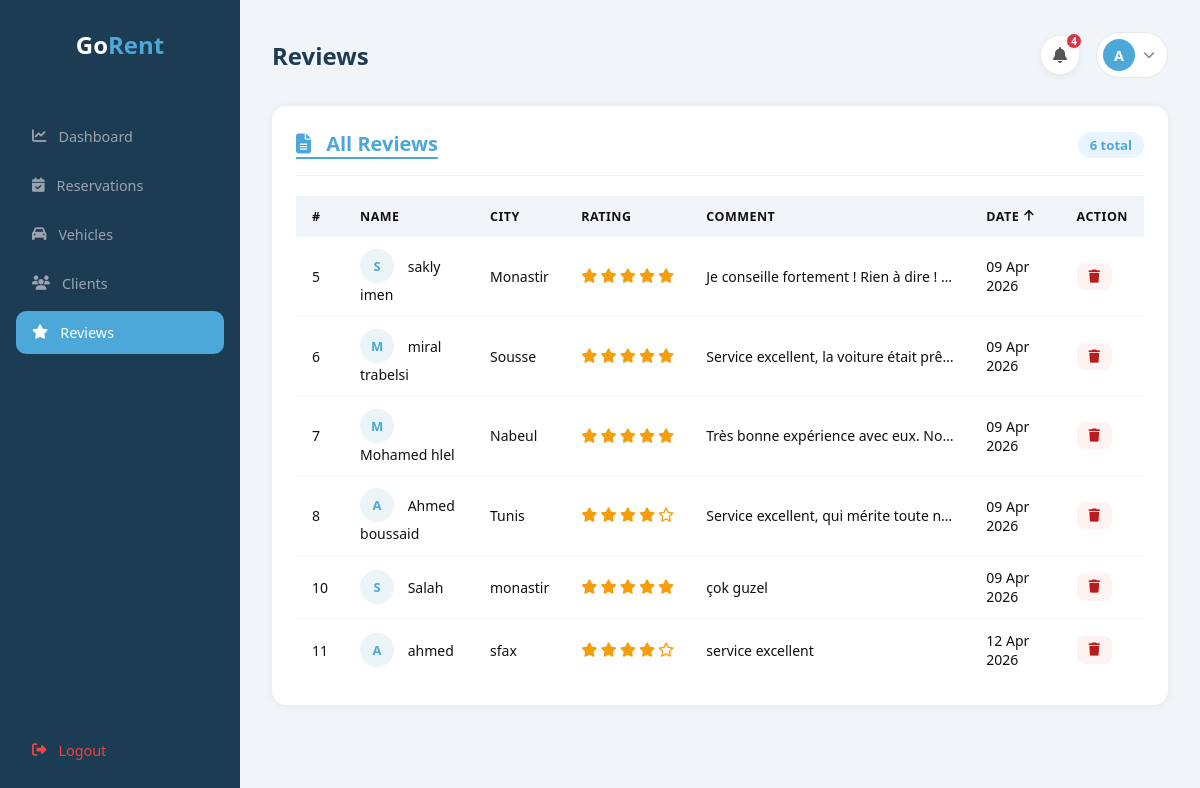
Screenshot of /admin/reviews.php?sort=asc (signed in) with the database file from the repository.
### tables this page shows
CREATE TABLE `avis` (
  `id` int(11) NOT NULL,
  `nom` varchar(100) DEFAULT NULL,
  `ville` varchar(100) DEFAULT NULL,
  `commentaire` text DEFAULT NULL,
  `note` int(11) DEFAULT NULL,
  `date_creation` timestamp NULL DEFAULT current_timestamp()
);

### admin/reviews.php (the view, shortened to what this page needs)
<?php
$conn = new mysqli("localhost", "root", "", "locationvoitures");
$sort = isset($_GET['sort']) && $_GET['sort'] === 'asc' ? 'asc' : 'desc';
$next = $sort === 'desc' ? 'asc' : 'desc';
$icon = $sort === 'asc' ? 'fa-arrow-up' : 'fa-arrow-down';
$avis = $conn->query("SELECT * FROM avis ORDER BY date_creation $sort");
$notif_result = $conn->query("SELECT id_reservation, u.nom, v.marque, v.modele, r.date_debut
    FROM reservation r
    JOIN users u ON r.id_client = u.idclient
    JOIN voitures v ON r.id_voiture = v.id
    WHERE r.statut = 'Pending'
    ORDER BY r.id_reservation DESC");
$notif_count = $notif_result->num_rows;
?>
<!DOCTYPE html>
<html lang="en">
<head>
    <link rel="stylesheet" href="styles\sidebar.css">
    <link rel="stylesheet" href="styles\reviews.css">
    <link rel="stylesheet" href="https://cdnjs.cloudflare.com/ajax/libs/font-awesome/6.5.0/css/all.min.css">
</head>
<body>
    <div class="admin-layout">
        <aside class="sidebar">
            <?php include 'sidebar.php'; ?>
        </aside>
        <main class="admin-main">
            <div class="admin-header">
                <h1>Reviews</h1>
                <div style="display:flex; align-items:center; gap:16px;">
                    <div class="notif-wrapper" id="notifWrapper">
                        <button class="notif-btn" onclick="toggleNotif()">
                            <i class="fa-solid fa-bell"></i>
                            <?php if ($notif_count > 0): ?>
                                <span class="notif-badge"><?php echo $notif_count; ?></span>
                            <?php endif; ?>
                        </button>
                    </div>
                    <div class="admin-profile">
                        <a href="profile.php" class="profile-btn">
                            <div class="profile-avatar">
                                <?php echo strtoupper(substr($_SESSION['admin_nom'], 0, 1)); ?>
                            </div>
                            <i class="fa-solid fa-chevron-down" style="font-size:0.75rem; color:#888;"></i>
                        </a>
                    </div>
                </div>
            </div>
            <div class="admin-card">
                <div class="admin-card-header">
                    <h2><i class="fas fa-file-alt"></i> All Reviews</h2>
                    <span><?php echo $avis->num_rows; ?> total</span>
                </div>
                <table class="admin-table">
                    <thead>
                        <tr>
                            <th>#</th>
                            <th>Name</th>
                            <th>City</th>
                            <th>Rating</th>
                            <th>Comment</th>
                            <th>
                                <a href="reviews.php?sort=<?= $next ?>" class="sort-link">
                                    Date <i class="fa <?= $icon ?>"></i>
                                </a>
                            </th>
                            <th>Action</th>
                        </tr>
                    </thead>
                    <tbody>
                        <?php while ($row = $avis->fetch_assoc()): ?>
                            <tr>
                                <td><?php echo $row['id']; ?></td>
                                <td>
                                    <span class="user-avatar">
                                        <?= strtoupper(substr($row['nom'], 0, 1)) ?>
                                    </span>
                                    <span class="user-name">
                                        <?= htmlspecialchars($row['nom']) ?>
                                    </span>
                                </td>
                                <td><?php echo $row['ville']; ?></td>
                                <td>
                                    <div class="stars">
                                        <?php for ($i = 1; $i <= 5; $i++): ?>
                                            <i class="fa-<?php echo $i <= $row['note'] ? 'solid' : 'regular'; ?> fa-star"></i>
                                        <?php endfor; ?>
                                    </div>
                                </td>
                                <td class="comment-cell"><?php echo $row['commentaire']; ?></td>
                                <td><?php echo date('d M Y', strtotime($row['date_creation'])); ?></td>
                                <td>
                                    <a href="reviews.php?delete=<?php echo $row['id']; ?>&sort=<?= $sort ?>"
                                        class="btn-delete" onclick="return confirm('Delete this review?')">
                                        <i class="fa-solid fa-trash"></i>
                                    </a>
                                </td>
                            </tr>
                        <?php endwhile; ?>
                    </tbody>
                </table>
            </div>
        </main>
    </div>
</body>
</html>

### admin/styles/sidebar.css (style rules this page uses)
* { margin: 0; padding: 0; box-sizing: border-box; font-family: 'Segoe UI', sans-serif; }
body { background: #f1f5f9; }
.admin-layout { display: flex; min-height: 100vh; }
.sidebar { width: 240px; background: #1B3C53; display: flex; flex-direction: column; padding: 28px 16px; position: fixed; top: 0; left: 0; height: 100vh; }
.admin-main { margin-left: 240px; padding: 32px; flex: 1; }
.admin-header { display: flex; justify-content: space-between; align-items: center; margin-bottom: 28px; }
.admin-header h1 { font-size: 1.5rem; font-weight: 700; color: #1B3C53; }
.profile-btn { display: flex; align-items: center; gap: 8px; background: #fff; border: 1px solid #e5e7eb; border-radius: 50px; padding: 6px 12px 6px 6px; text-decoration: none; transition: background 0.2s; cursor: pointer; }
.profile-avatar { width: 32px; height: 32px; border-radius: 50%; background: #4DA8DA; color: #fff; display: flex; align-items: center; justify-content: center; font-size: 0.9rem; font-weight: 700; }
.admin-card { background: #fff; border-radius: 14px; padding: 24px; box-shadow: 0 1px 8px rgba(0, 0, 0, 0.06); }
.admin-card-header { display: flex; justify-content: space-between; align-items: center; margin-bottom: 20px; padding-bottom: 16px; border-bottom: 1px solid #f0f0f0; }
.admin-card-header h2 { font-size: 1.1rem; font-weight: 700; color: #1B3C53; }
.admin-card-header span { background: #e8f4ff; color: #4DA8DA; padding: 4px 12px; border-radius: 20px; font-size: 0.82rem; font-weight: 600; }
.admin-table { width: 100%; border-collapse: collapse; }
.admin-table thead { background: #f1f5f9; }
.admin-table th { text-align: left; padding: 12px 16px; font-size: 0.78rem; color: #888; text-transform: uppercase; letter-spacing: 0.04em; }
.admin-table td { padding: 14px 16px; font-size: 0.9rem; color: #333; border-bottom: 1px solid #f5f5f5; vertical-align: middle; }
.admin-table tr:last-child td { border-bottom: none; }

### rows the page displays
avis: id "5", nom "S", nom "sakly imen", ville "Monastir", note 5 (drawn), commentaire "Je conseille fortement ! Rien à dire !…", date_creation "09 Apr 2026"
avis: id "6", nom "M", nom "miral trabelsi", ville "Sousse", note 5 (drawn), commentaire "Service excellent, la voiture était prê…", date_creation "09 Apr 2026"
avis: id "7", nom "M", nom "Mohamed hlel", ville "Nabeul", note 5 (drawn), commentaire "Très bonne expérience avec eux. No…", date_creation "09 Apr 2026"
avis: id "8", nom "A", nom "Ahmed boussaid", ville "Tunis", note 4 (drawn), commentaire "Service excellent, qui mérite toute n…", date_creation "09 Apr 2026"
avis: id "10", nom "S", nom "Salah", ville "monastir", note 5 (drawn), commentaire "çok guzel", date_creation "09 Apr 2026"
avis: id "11", nom "A", nom "ahmed", ville "sfax", note 4 (drawn), commentaire "service excellent", date_creation "12 Apr 2026"

### other values shown
$notif_count "4"
substr($_SESSION['admin_nom'], 0, 1) "A"
$avis->num_rows "6"
